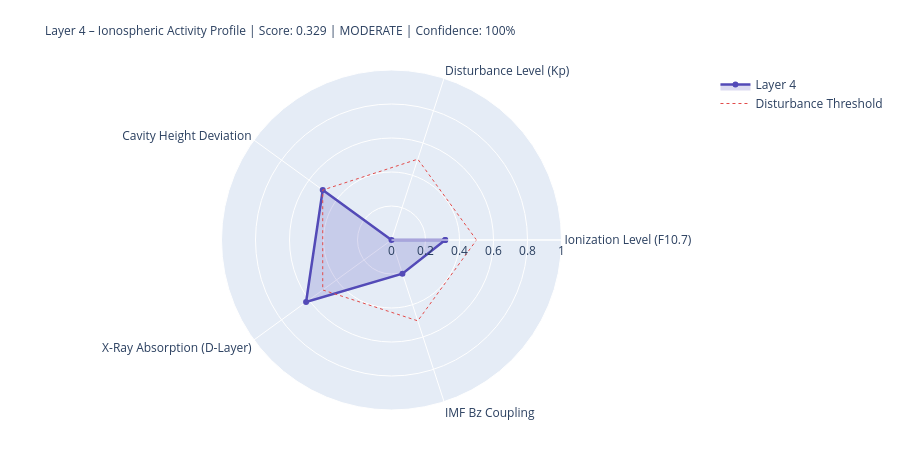

Write notebook code for a chart like this one.
### Markdown cell above
---
## 4. State Assessment & Handoff to Layer 5

### Code cell
# ============================================================
# LAYER-4-SCORE
# ============================================================

COMPONENTS = {
    'Ionization Level (F10.7)':    {'score': ioniz,       'source': 'primary' if f107_now else 'from_layer0', 'dynamic': True},
    'Disturbance Level (Kp)':          {'score': disturb,     'source': 'primary' if kp_now   else 'from_layer0', 'dynamic': True},
    'Cavity Height Deviation':    {'score': h_dev,       'source': 'derived',                                'dynamic': True},
    'X-Ray Absorption (D-Layer)':{'score': xray_ioniz,  'source': 'primary' if xray_now else 'missing',     'dynamic': True},
    'IMF Bz Coupling':             {'score': bz_coupling, 'source': 'primary' if bz_now   else 'from_layer0', 'dynamic': True},
}

available    = {k: v['score'] for k, v in COMPONENTS.items() if v['score'] is not None}
unavailable  = [k for k, v in COMPONENTS.items() if v['score'] is None]
layer4_score = round(sum(available.values()) / len(available), 4) if available else None
confidence   = round(len(available) / len(COMPONENTS), 2)
level = ('unknown' if layer4_score is None
         else 'quiet'   if layer4_score < 0.3
         else 'moderate' if layer4_score < 0.6
         else 'active')
dominant_l4 = max(available, key=available.get) if available else 'none'

# Resonance delta for Schumann SR-1
sr1_ref = schumann_freq(1, 80.0)
sr1_now = schumann_freq(1, h_eff)
sr1_delta_mhz = (sr1_now - sr1_ref) * 1000

# Propagation conditions
prop_cond = ('disturbed'   if kp_val > 4
             else 'unsettled' if kp_val > 2
             else 'normal')
if xray_class in ['X', 'M']:
    prop_cond = 'Radio-Blackout moeglich'

W = 68
print('=' * W)
print('LAYER 4 – IONOSPHERE – STATE ASSESSMENT')
print('=' * W)
for name, comp in COMPONENTS.items():
    s = comp['score']
    if s is not None:
        bar = '█' * int(s * 20) + '░' * (20 - int(s * 20))
        print(f'  {name:<36} {bar}  {s:.3f}  [{comp["source"]}]')
    else:
        print(f'  {name:<36} {"─" * 20}  n/a   [missing]')
print('-' * W)
print(f'  Score:          {layer4_score:.3f}  ({len(available)}/{len(COMPONENTS)} components)')
print(f'  Confidence:     {confidence:.0%}')
print(f'  Level:          {level.upper()}')
print(f'  Dominant:       {dominant_l4}')
print(f'  Cavity height:  {h_eff:.1f} km  (Ref: 80.0 km)')
print(f'  SR-1:           {sr1_now:.3f} Hz  (Δ {sr1_delta_mhz:+.1f} mHz vs. ref)')
print(f'  Propagation:    {prop_cond}')
print(f'  X-Ray:          {xray_class}-class  ({xray_now:.2e} W/m²)' if xray_now else '  X-Ray:          n/a')
print('=' * W)

# Radar
cats   = list(available.keys())
vals_r = list(available.values())
if len(cats) >= 3:
    fig = go.Figure()
    fig.add_trace(go.Scatterpolar(
        r=vals_r + [vals_r[0]], theta=cats + [cats[0]],
        fill='toself', fillcolor='rgba(83,74,183,0.20)',
        line=dict(color='#534AB7', width=2.5), name='Layer 4'
    ))
    fig.add_trace(go.Scatterpolar(
        r=[0.5] * (len(cats)+1), theta=cats + [cats[0]],
        line=dict(color='#E24B4A', dash='dot', width=1),
        mode='lines', name='Disturbance Threshold'
    ))
    fig.update_layout(
        title=dict(
            text=f'Layer 4 – Ionospheric Activity Profile | Score: {layer4_score:.3f} | {level.upper()} | Confidence: {confidence:.0%}',
            font=dict(size=12)
        ),
        polar=dict(radialaxis=dict(visible=True, range=[0, 1])),
        height=450, showlegend=True,
        margin=dict(l=80, r=80, t=70, b=40)
    )
    fig.show()

### Figure 1 — Plotly figure (JSON) as saved in the notebook; plotly's stock layout.template omitted (floating-point values rounded to 4 significant figures)
{"data": [{"fill": "toself", "fillcolor": "rgba(83,74,183,0.20)", "line": {"color": "#534AB7", "width": 2.5}, "name": "Layer 4", "r": [0.316, 0.0, 0.5, 0.621, 0.208, 0.316], "theta": ["Ionization Level (F10.7)", "Disturbance Level (Kp)", "Cavity Height Deviation", "X-Ray Absorption (D-Layer)", "IMF Bz Coupling", "Ionization Level (F10.7)"], "type": "scatterpolar"}, {"line": {"color": "#E24B4A", "dash": "dot", "width": 1}, "mode": "lines", "name": "Disturbance Threshold", "r": [0.5, 0.5, 0.5, 0.5, 0.5, 0.5], "theta": ["Ionization Level (F10.7)", "Disturbance Level (Kp)", "Cavity Height Deviation", "X-Ray Absorption (D-Layer)", "IMF Bz Coupling", "Ionization Level (F10.7)"], "type": "scatterpolar"}], "layout": {"height": 450, "margin": {"b": 40, "l": 80, "r": 80, "t": 70}, "polar": {"radialaxis": {"range": [0, 1], "visible": true}}, "showlegend": true, "title": {"font": {"size": 12}, "text": "Layer 4 – Ionospheric Activity Profile | Score: 0.329 | MODERATE | Confidence: 100%"}}}
